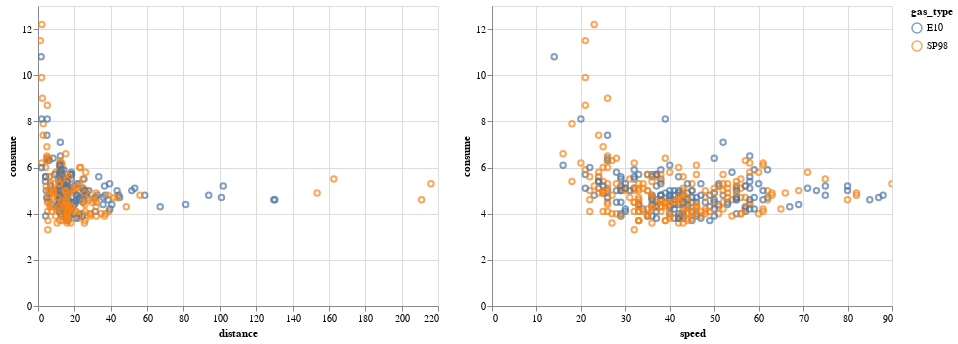

Notebook source saved alongside this figure:
### Code cell
chart1 = alt.Chart(clean_data).mark_point().encode(x='distance', y='consume', color='gas_type').interactive()
chart2 = alt.Chart(clean_data).mark_point().encode(x='speed', y='consume', color='gas_type').interactive()

chart1 | chart2

### Figure 1 — Vega-Lite specification as saved in the notebook (floating-point values rounded to 4 significant figures; data arrays with more than 128 entries replaced by an {"elided": "..."} marker saying what was removed)
{"config": {"view": {"continuousWidth": 400, "continuousHeight": 300}}, "hconcat": [{"mark": "point", "encoding": {"color": {"field": "gas_type", "type": "nominal"}, "x": {"field": "distance", "type": "quantitative"}, "y": {"field": "consume", "type": "quantitative"}}, "selection": {"selector002": {"type": "interval", "bind": "scales", "encodings": ["x", "y"]}}}, {"mark": "point", "encoding": {"color": {"field": "gas_type", "type": "nominal"}, "x": {"field": "speed", "type": "quantitative"}, "y": {"field": "consume", "type": "quantitative"}}, "selection": {"selector003": {"type": "interval", "bind": "scales", "encodings": ["x", "y"]}}}], "data": {"name": "data-45a64c4533a0455ea96c1caea5302820"}, "$schema": "https://vega.github.io/schema/vega-lite/v4.17.0.json", "datasets": {"data-45a64c4533a0455ea96c1caea5302820": {"elided": "388 records"}}}
